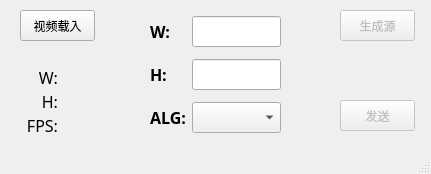
<?xml version="1.0" encoding="UTF-8"?>
<ui version="4.0">
 <class>MainWindow</class>
 <widget class="QMainWindow" name="MainWindow">
  <property name="geometry">
   <rect>
    <x>0</x>
    <y>0</y>
    <width>431</width>
    <height>174</height>
   </rect>
  </property>
  <property name="cursor">
   <cursorShape>ArrowCursor</cursorShape>
  </property>
  <property name="windowTitle">
   <string>VideoWorkshop</string>
  </property>
  <property name="windowIcon">
   <iconset>
    <normaloff>pics/皮卡丘.png</normaloff>pics/皮卡丘.png</iconset>
  </property>
  <widget class="QWidget" name="centralwidget">
   <widget class="QPushButton" name="openFileButton1">
    <property name="geometry">
     <rect>
      <x>20</x>
      <y>10</y>
      <width>75</width>
      <height>31</height>
     </rect>
    </property>
    <property name="text">
     <string>视频载入</string>
    </property>
   </widget>
   <widget class="QPushButton" name="videoGenButton1">
    <property name="enabled">
     <bool>false</bool>
    </property>
    <property name="geometry">
     <rect>
      <x>340</x>
      <y>10</y>
      <width>75</width>
      <height>31</height>
     </rect>
    </property>
    <property name="text">
     <string>生成源</string>
    </property>
   </widget>
   <widget class="QPushButton" name="sendingButton1">
    <property name="enabled">
     <bool>false</bool>
    </property>
    <property name="geometry">
     <rect>
      <x>340</x>
      <y>100</y>
      <width>75</width>
      <height>31</height>
     </rect>
    </property>
    <property name="text">
     <string>发送</string>
    </property>
   </widget>
   <widget class="QWidget" name="layoutWidget">
    <property name="geometry">
     <rect>
      <x>150</x>
      <y>10</y>
      <width>131</width>
      <height>131</height>
     </rect>
    </property>
    <layout class="QGridLayout" name="gridLayout">
     <item row="0" column="0">
      <widget class="QLabel" name="label_4">
       <property name="font">
        <font>
         <family>Agency FB</family>
         <pointsize>12</pointsize>
         <weight>75</weight>
         <bold>true</bold>
        </font>
       </property>
       <property name="text">
        <string>W:</string>
       </property>
       <property name="textFormat">
        <enum>Qt::RichText</enum>
       </property>
      </widget>
     </item>
     <item row="0" column="1">
      <widget class="QLineEdit" name="dstWidthVal">
       <property name="font">
        <font>
         <family>隶书</family>
         <pointsize>12</pointsize>
        </font>
       </property>
       <property name="alignment">
        <set>Qt::AlignCenter</set>
       </property>
      </widget>
     </item>
     <item row="1" column="0">
      <widget class="QLabel" name="label_5">
       <property name="font">
        <font>
         <family>Agency FB</family>
         <pointsize>12</pointsize>
         <weight>75</weight>
         <bold>true</bold>
        </font>
       </property>
       <property name="text">
        <string>H:</string>
       </property>
      </widget>
     </item>
     <item row="1" column="1">
      <widget class="QLineEdit" name="dstHeightVal">
       <property name="font">
        <font>
         <family>隶书</family>
         <pointsize>12</pointsize>
        </font>
       </property>
       <property name="alignment">
        <set>Qt::AlignCenter</set>
       </property>
      </widget>
     </item>
     <item row="2" column="0">
      <widget class="QLabel" name="label_7">
       <property name="font">
        <font>
         <family>Agency FB</family>
         <pointsize>12</pointsize>
         <weight>75</weight>
         <bold>true</bold>
        </font>
       </property>
       <property name="text">
        <string>ALG:</string>
       </property>
      </widget>
     </item>
     <item row="2" column="1">
      <widget class="QComboBox" name="alg_Box">
       <property name="font">
        <font>
         <family>隶书</family>
         <pointsize>12</pointsize>
        </font>
       </property>
      </widget>
     </item>
    </layout>
   </widget>
   <widget class="QWidget" name="layoutWidget">
    <property name="geometry">
     <rect>
      <x>0</x>
      <y>40</y>
      <width>121</width>
      <height>94</height>
     </rect>
    </property>
    <layout class="QGridLayout" name="gridLayout_3">
     <item row="0" column="0">
      <widget class="QLabel" name="srcVideoName">
       <property name="font">
        <font>
         <family>楷体</family>
         <pointsize>12</pointsize>
        </font>
       </property>
       <property name="text">
        <string/>
       </property>
       <property name="alignment">
        <set>Qt::AlignCenter</set>
       </property>
      </widget>
     </item>
     <item row="1" column="0">
      <layout class="QGridLayout" name="gridLayout_2">
       <item row="0" column="0">
        <widget class="QLabel" name="label_9">
         <property name="font">
          <font>
           <family>楷体</family>
           <pointsize>12</pointsize>
          </font>
         </property>
         <property name="text">
          <string>W:</string>
         </property>
         <property name="alignment">
          <set>Qt::AlignRight|Qt::AlignTrailing|Qt::AlignVCenter</set>
         </property>
        </widget>
       </item>
       <item row="0" column="1">
        <widget class="QLabel" name="srcWidthVal">
         <property name="font">
          <font>
           <family>楷体</family>
           <pointsize>12</pointsize>
          </font>
         </property>
         <property name="text">
          <string/>
         </property>
         <property name="alignment">
          <set>Qt::AlignLeading|Qt::AlignLeft|Qt::AlignVCenter</set>
         </property>
        </widget>
       </item>
       <item row="1" column="0">
        <widget class="QLabel" name="label_11">
         <property name="font">
          <font>
           <family>楷体</family>
           <pointsize>12</pointsize>
          </font>
         </property>
         <property name="text">
          <string>H:</string>
         </property>
         <property name="alignment">
          <set>Qt::AlignRight|Qt::AlignTrailing|Qt::AlignVCenter</set>
         </property>
        </widget>
       </item>
       <item row="1" column="1">
        <widget class="QLabel" name="srcHeightVal">
         <property name="font">
          <font>
           <family>楷体</family>
           <pointsize>12</pointsize>
          </font>
         </property>
         <property name="text">
          <string/>
         </property>
         <property name="alignment">
          <set>Qt::AlignLeading|Qt::AlignLeft|Qt::AlignVCenter</set>
         </property>
        </widget>
       </item>
       <item row="2" column="0">
        <widget class="QLabel" name="label_12">
         <property name="font">
          <font>
           <family>楷体</family>
           <pointsize>12</pointsize>
          </font>
         </property>
         <property name="text">
          <string>FPS:</string>
         </property>
         <property name="alignment">
          <set>Qt::AlignRight|Qt::AlignTrailing|Qt::AlignVCenter</set>
         </property>
        </widget>
       </item>
       <item row="2" column="1">
        <widget class="QLabel" name="srcFPS">
         <property name="font">
          <font>
           <family>楷体</family>
           <pointsize>12</pointsize>
          </font>
         </property>
         <property name="text">
          <string/>
         </property>
         <property name="alignment">
          <set>Qt::AlignLeading|Qt::AlignLeft|Qt::AlignVCenter</set>
         </property>
        </widget>
       </item>
      </layout>
     </item>
    </layout>
   </widget>
  </widget>
  <widget class="QStatusBar" name="statusbar"/>
 </widget>
 <resources>
  <include location="pics.qrc"/>
 </resources>
 <connections/>
 <slots>
  <slot>openfile()</slot>
 </slots>
</ui>
